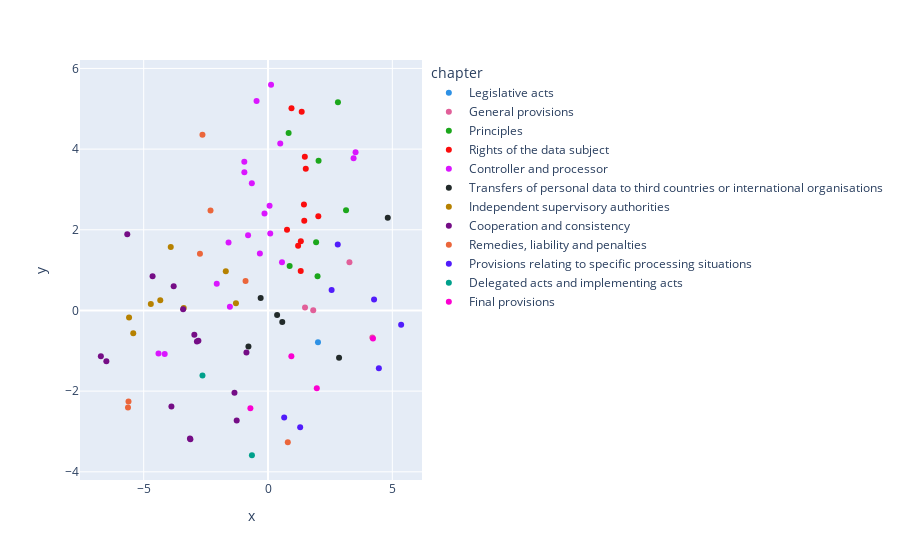

The notebook cell this image was saved under:
### Code cell
embedded = TSNE(n_components=2, learning_rate='auto', init='random', random_state=42).fit_transform(embeddings)
embedded_df = pd.DataFrame({'x': embedded[:,0], 'y':embedded[:,1], 'chapter':chapter, 'article':article})
px.scatter(embedded_df, 'x', 'y', color='chapter', color_discrete_sequence=px.colors.qualitative.Dark24)

### Figure 1 — Plotly figure (JSON) as saved in the notebook; plotly's stock layout.template omitted (floating-point values rounded to 4 significant figures)
{"data": [{"hovertemplate": "chapter=Legislative acts<br>x=%{x}<br>y=%{y}<extra></extra>", "legendgroup": "Legislative acts", "marker": {"color": "#2E91E5", "symbol": "circle"}, "mode": "markers", "name": "Legislative acts", "orientation": "v", "showlegend": true, "type": "scatter", "x": [2.01], "xaxis": "x", "y": [-0.7859], "yaxis": "y"}, {"hovertemplate": "chapter=General provisions<br>x=%{x}<br>y=%{y}<extra></extra>", "legendgroup": "General provisions", "marker": {"color": "#E15F99", "symbol": "circle"}, "mode": "markers", "name": "General provisions", "orientation": "v", "showlegend": true, "type": "scatter", "x": [4.196, 1.818, 1.489, 3.275], "xaxis": "x", "y": [-0.6679, 0.003305, 0.07146, 1.194], "yaxis": "y"}, {"hovertemplate": "chapter=Principles<br>x=%{x}<br>y=%{y}<extra></extra>", "legendgroup": "Principles", "marker": {"color": "#1CA71C", "symbol": "circle"}, "mode": "markers", "name": "Principles", "orientation": "v", "showlegend": true, "type": "scatter", "x": [1.934, 0.8706, 2.034, 3.138, 1.992, 2.813, 0.829], "xaxis": "x", "y": [1.689, 1.103, 3.709, 2.483, 0.8468, 5.161, 4.397], "yaxis": "y"}, {"hovertemplate": "chapter=Rights of the data subject<br>x=%{x}<br>y=%{y}<extra></extra>", "legendgroup": "Rights of the data subject", "marker": {"color": "#FB0D0D", "symbol": "circle"}, "mode": "markers", "name": "Rights of the data subject", "orientation": "v", "showlegend": true, "type": "scatter", "x": [0.7645, 1.32, 1.211, 1.355, 1.458, 1.445, 0.9445, 1.481, 2.023, 1.519, 1.316], "xaxis": "x", "y": [2.003, 1.716, 1.606, 4.926, 2.226, 2.624, 5.01, 3.811, 2.333, 3.514, 0.9762], "yaxis": "y"}, {"hovertemplate": "chapter=Controller and processor<br>x=%{x}<br>y=%{y}<extra></extra>", "legendgroup": "Controller and processor", "marker": {"color": "#DA16FF", "symbol": "circle"}, "mode": "markers", "name": "Controller and processor", "orientation": "v", "showlegend": true, "type": "scatter", "x": [0.06232, 0.4921, -0.8024, -0.3273, 0.1225, 0.08939, -0.4601, -0.1414, 3.522, 3.442, 0.5619, -1.588, -0.9513, -0.6507, -0.9533, -1.533, -4.404, -2.062, -4.155], "xaxis": "x", "y": [2.596, 4.136, 1.867, 1.414, 5.596, 1.908, 5.192, 2.406, 3.924, 3.774, 1.197, 1.683, 3.428, 3.155, 3.686, 0.08898, -1.067, 0.6647, -1.082], "yaxis": "y"}, {"hovertemplate": "chapter=Transfers of personal data to third countries or international organisations<br>x=%{x}<br>y=%{y}<extra></extra>", "legendgroup": "Transfers of personal data to third countries or international organisations", "marker": {"color": "#222A2A", "symbol": "circle"}, "mode": "markers", "name": "Transfers of personal data to third countries or international organisations", "orientation": "v", "showlegend": true, "type": "scatter", "x": [0.5736, -0.2956, -0.7871, 4.818, 0.3658, 2.858], "xaxis": "x", "y": [-0.2864, 0.309, -0.8939, 2.301, -0.1129, -1.174], "yaxis": "y"}, {"hovertemplate": "chapter=Independent supervisory authorities<br>x=%{x}<br>y=%{y}<extra></extra>", "legendgroup": "Independent supervisory authorities", "marker": {"color": "#B68100", "symbol": "circle"}, "mode": "markers", "name": "Independent supervisory authorities", "orientation": "v", "showlegend": true, "type": "scatter", "x": [-4.334, -5.589, -4.713, -5.42, -3.39, -1.289, -1.698, -3.912], "xaxis": "x", "y": [0.2557, -0.1775, 0.1575, -0.5639, 0.0613, 0.1781, 0.9731, 1.575], "yaxis": "y"}, {"hovertemplate": "chapter=Cooperation and consistency<br>x=%{x}<br>y=%{y}<extra></extra>", "legendgroup": "Cooperation and consistency", "marker": {"color": "#750D86", "symbol": "circle"}, "mode": "markers", "name": "Cooperation and consistency", "orientation": "v", "showlegend": true, "type": "scatter", "x": [-3.415, -4.642, -3.794, -5.661, -2.8, -2.963, -2.86, -3.121, -6.502, -0.868, -1.26, -6.723, -3.885, -3.139, -1.349], "xaxis": "x", "y": [0.02856, 0.8454, 0.597, 1.887, -0.7483, -0.6031, -0.768, -3.195, -1.262, -1.042, -2.727, -1.135, -2.38, -3.174, -2.041], "yaxis": "y"}, {"hovertemplate": "chapter=Remedies, liability and penalties<br>x=%{x}<br>y=%{y}<extra></extra>", "legendgroup": "Remedies, liability and penalties", "marker": {"color": "#EB663B", "symbol": "circle"}, "mode": "markers", "name": "Remedies, liability and penalties", "orientation": "v", "showlegend": true, "type": "scatter", "x": [-5.632, -5.611, -0.9037, -2.636, -2.312, -2.738, 0.7961], "xaxis": "x", "y": [-2.408, -2.257, 0.7277, 4.357, 2.477, 1.403, -3.269], "yaxis": "y"}, {"hovertemplate": "chapter=Provisions relating to specific processing situations<br>x=%{x}<br>y=%{y}<extra></extra>", "legendgroup": "Provisions relating to specific processing situations", "marker": {"color": "#511CFB", "symbol": "circle"}, "mode": "markers", "name": "Provisions relating to specific processing situations", "orientation": "v", "showlegend": true, "type": "scatter", "x": [2.559, 4.266, 5.355, 1.293, 2.805, 0.6507, 4.458], "xaxis": "x", "y": [0.5054, 0.2729, -0.3565, -2.896, 1.635, -2.652, -1.43], "yaxis": "y"}, {"hovertemplate": "chapter=Delegated acts and implementing acts<br>x=%{x}<br>y=%{y}<extra></extra>", "legendgroup": "Delegated acts and implementing acts", "marker": {"color": "#00A08B", "symbol": "circle"}, "mode": "markers", "name": "Delegated acts and implementing acts", "orientation": "v", "showlegend": true, "type": "scatter", "x": [-2.636, -0.6472], "xaxis": "x", "y": [-1.611, -3.59], "yaxis": "y"}, {"hovertemplate": "chapter=Final provisions<br>x=%{x}<br>y=%{y}<extra></extra>", "legendgroup": "Final provisions", "marker": {"color": "#FB00D1", "symbol": "circle"}, "mode": "markers", "name": "Final provisions", "orientation": "v", "showlegend": true, "type": "scatter", "x": [1.962, 0.9393, -0.7082, 4.222], "xaxis": "x", "y": [-1.928, -1.135, -2.425, -0.6942], "yaxis": "y"}], "layout": {"legend": {"title": {"text": "chapter"}, "tracegroupgap": 0}, "margin": {"t": 60}, "xaxis": {"anchor": "y", "domain": [0, 1], "title": {"text": "x"}}, "yaxis": {"anchor": "x", "domain": [0, 1], "title": {"text": "y"}}}}
